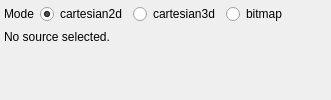
<?xml version="1.0" encoding="UTF-8"?>
<ui version="4.0">
 <class>VisualizePanel</class>
 <widget class="QWidget" name="VisualizePanel">
  <layout class="QVBoxLayout" name="verticalLayout">
   <property name="leftMargin">
    <number>4</number>
   </property>
   <property name="topMargin">
    <number>4</number>
   </property>
   <property name="rightMargin">
    <number>4</number>
   </property>
   <property name="bottomMargin">
    <number>4</number>
   </property>
   <item>
    <widget class="QWidget" name="modeRowWidget" native="true">
     <layout class="QHBoxLayout" name="modeRowLayout">
      <property name="leftMargin">
       <number>0</number>
      </property>
      <property name="topMargin">
       <number>0</number>
      </property>
      <property name="rightMargin">
       <number>0</number>
      </property>
      <property name="bottomMargin">
       <number>0</number>
      </property>
      <item>
       <widget class="QLabel" name="modeLabel">
        <property name="text">
         <string>Mode</string>
        </property>
       </widget>
      </item>
      <item>
       <widget class="QRadioButton" name="cartesian2DRadioButton">
        <property name="text">
         <string>cartesian2d</string>
        </property>
        <property name="checked">
         <bool>true</bool>
        </property>
       </widget>
      </item>
      <item>
       <widget class="QRadioButton" name="cartesian3DRadioButton">
        <property name="text">
         <string>cartesian3d</string>
        </property>
       </widget>
      </item>
      <item>
       <widget class="QRadioButton" name="bitmapRadioButton">
        <property name="text">
         <string>bitmap</string>
        </property>
       </widget>
      </item>
      <item>
       <spacer name="modeRowSpacer">
        <property name="orientation">
         <enum>Qt::Horizontal</enum>
        </property>
        <property name="sizeHint" stdset="0">
         <size>
          <width>40</width>
          <height>20</height>
         </size>
        </property>
       </spacer>
      </item>
     </layout>
    </widget>
   </item>
   <item>
    <widget class="QLabel" name="statusLabel">
     <property name="text">
      <string>No source selected.</string>
     </property>
     <property name="wordWrap">
      <bool>true</bool>
     </property>
    </widget>
   </item>
   <item>
    <widget class="QStackedWidget" name="canvasStack">
     <property name="currentIndex">
      <number>0</number>
     </property>
     <widget class="QWidget" name="cartesian2DPage"/>
     <widget class="QWidget" name="cartesian3DPage"/>
     <widget class="QWidget" name="bitmapPage"/>
    </widget>
   </item>
  </layout>
 </widget>
 <resources/>
 <connections/>
</ui>
